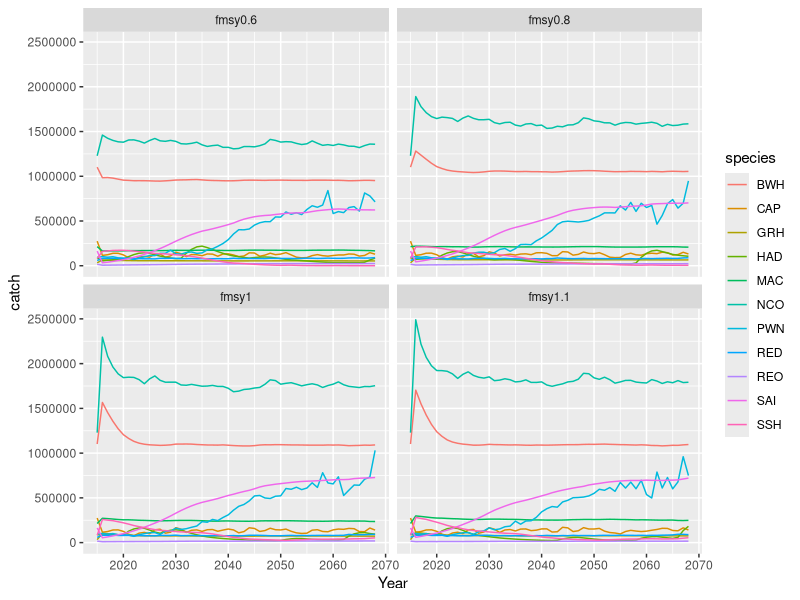
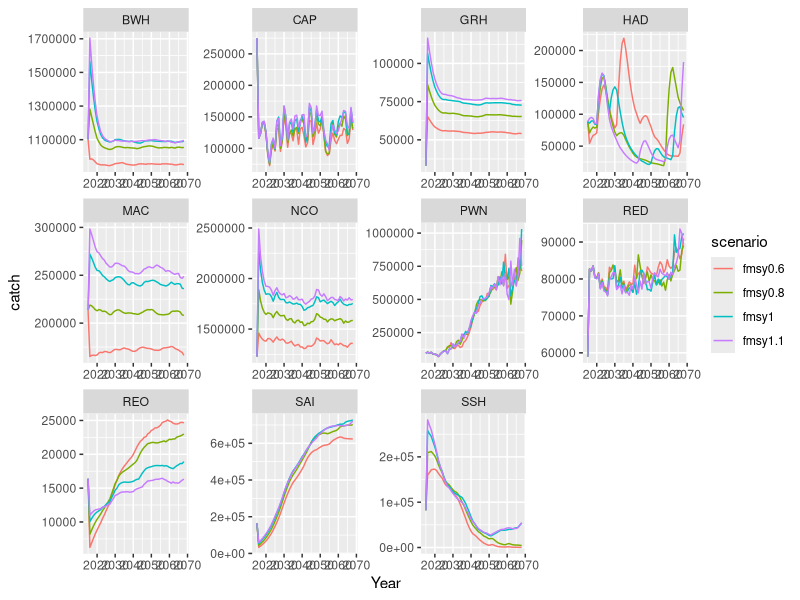

Source code (R) for these figures, in order: (Note: this script raises an error after producing the figures.)
closeAllConnections()
library(tidyverse)
#Read base case
read.csv("chapter_4/catch/fmsy_0.6_catch.csv") %>% select(Year, REO, GRH, MAC, HAD, SAI, RED, BWH, SSH, NCO, CAP, PWN) %>% 
  gather("species", "catch", 2:12) %>% mutate(scenario="fmsy0.6") -> catch06
#Read fisheries scenarios
read.csv("chapter_4/catch/fmsy_0.8_catch.csv")%>% select(Year, REO, GRH, MAC, HAD, SAI, RED, BWH, SSH, NCO, CAP, PWN) %>% 
  gather("species", "catch", 2:12) %>% mutate(scenario="fmsy0.8")  -> catch08
read.csv("chapter_4/catch/fmsy_1_catch.csv")%>% select(Year, REO, GRH, MAC, HAD, SAI, RED, BWH, SSH, NCO, CAP, PWN) %>% 
  gather("species", "catch", 2:12) %>% mutate(scenario="fmsy1") -> catch1
read.csv("chapter_4/catch/fmsy_1.1_catch.csv")%>% select(Year, REO, GRH, MAC, HAD, SAI, RED, BWH, SSH, NCO, CAP, PWN) %>% 
  gather("species", "catch", 2:12) %>% mutate(scenario="fmsy1.1") -> catch1.1

fmsy_catch<- rbind(catch06, catch08, catch1, catch1.1)

write.csv(fmsy_catch, "chapter_4/catch/catch_all_years.csv", row.names = F)

fmsy_catch %>% filter(Year> 2014) %>% ggplot(aes(Year, catch)) +geom_line(aes(colour=species))+
  facet_wrap(~scenario)

fmsy_catch %>% filter(Year> 2014) %>% ggplot(aes(Year, catch)) + geom_line(aes(colour=scenario)) +
  facet_wrap(~species, scales="free")

total_catch<- fmsy_catch %>% group_by(scenario, Year) %>% summarise(total_catch=sum(catch)) %>% ungroup()%>%
  group_by(scenario) %>% summarise(total_catch=sum(total_catch))

write.csv(total_catch, "chapter_4/catch/total_catch2.csv")

####ADD IN PRICE/TON#####

usd_ton<- read.csv("usd_ton.csv")
fmsy_catch %>% left_join(usd_ton, by="species") %>% mutate(total_usd=catch*USD) %>% group_by(scenario, Year) %>%
  summarise(total_usd=sum(total_usd))->catch_price

catch_price_total<- catch_price%>% group_by(scenario) %>% summarise(total_usd=sum(total_usd2))

catch_price %>% filter(Year>2014) %>% ggplot(aes(Year, total_usd))+geom_line(aes(colour=scenario), lwd=1.5)+
  ylab("Catch Price (USD)")

write.csv(catch_price_total, "chapter_4/catch/total_price.csv", row.names = F)

write.csv(catch_price, "chapter_4/catch/price_year.csv", row.names=F)



#######Before/After######

read.csv("chapter_4/catch/before_after.csv")-> before_after

ggplot(before_after,aes(x=species,y=catch,fill=scenario))+
  geom_bar(stat="identity",position="dodge")+
  scale_fill_brewer(palette="Dark2")+
  xlab("Species")+ylab("Catch")+
  ggtitle("Average annual catch of fished species under different scenarios compared to historical catch")